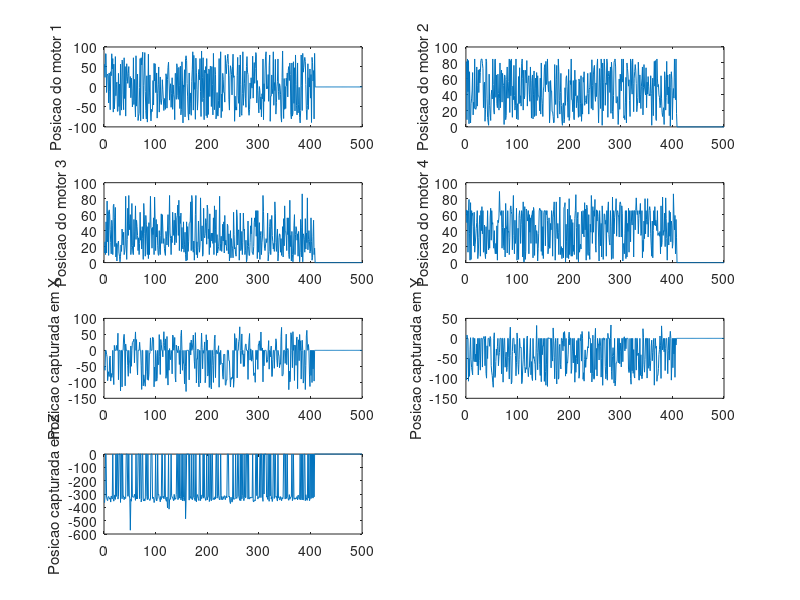

This figure's MATLAB source:
load captura.mat;
subplot(4, 2, 1);
plot(dados(:,1));
ylabel('Posicao do motor 1');
subplot(4, 2, 2);
plot(dados(:,2));
ylabel('Posicao do motor 2');
subplot(4, 2, 3);
plot(dados(:,3));
ylabel('Posicao do motor 3');
subplot(4, 2, 4);
plot(dados(:,4));
ylabel('Posicao do motor 4');
subplot(4, 2, 5);
plot(dados(:,5));
ylabel('Posicao capturada em X');
subplot(4, 2, 6);
plot(dados(:,6));
ylabel('Posicao capturada em Y');
subplot(4, 2, 7);
plot(dados(:,7));
ylabel('Posicao capturada em Z');